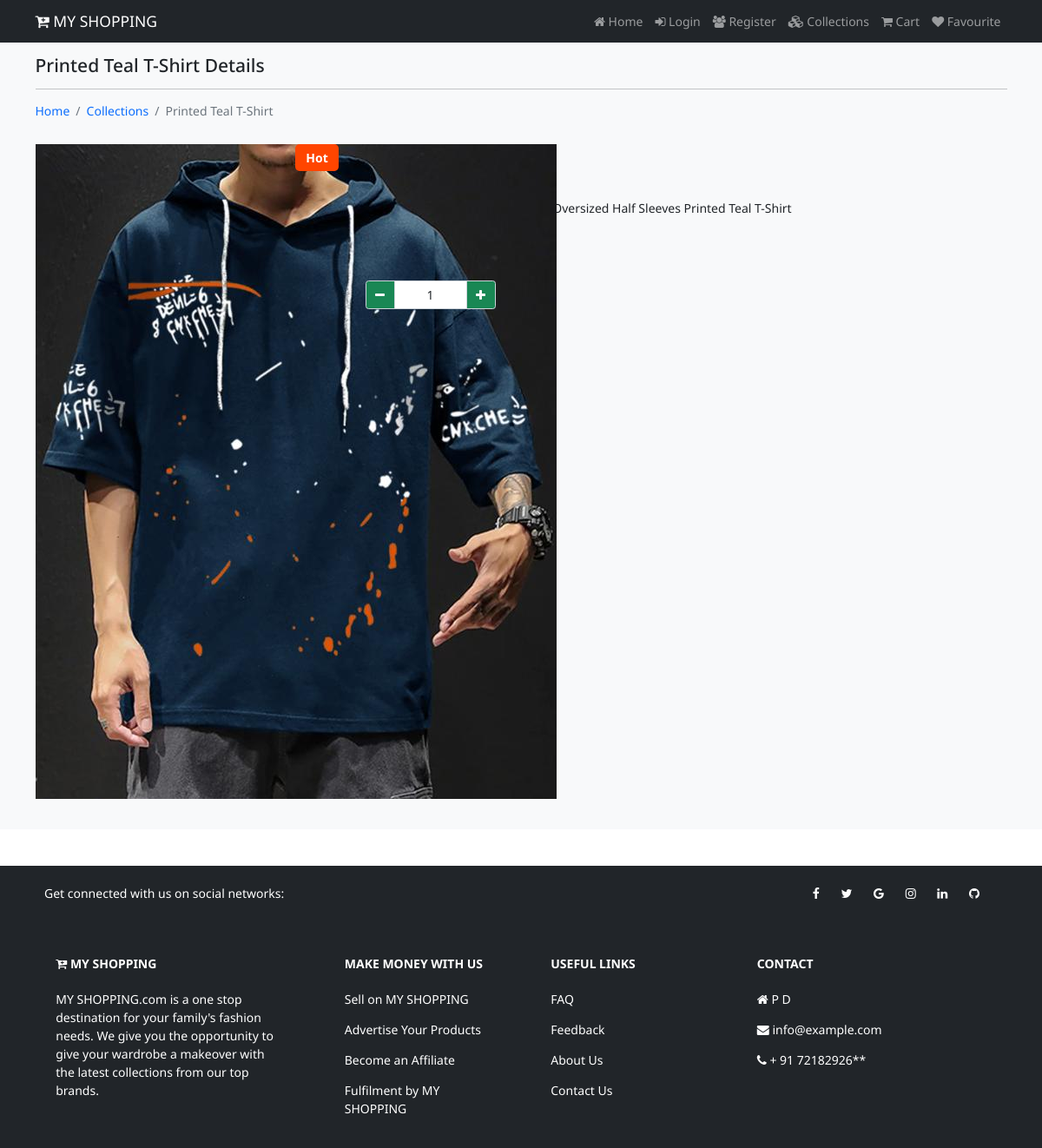
/collections/Tshirts/Printed Teal T-Shirt, run on the app's committed database.
### shop/models.py (models this page shows)
class Product(models.Model):
    category = models.ForeignKey(Catagory, on_delete=models.CASCADE)
    name = models.CharField(max_length=150, null=False, blank=False)
    vendor = models.CharField(max_length=150, null=False, blank=False)
    product_image = models.ImageField(upload_to=getFileName, null=True, blank=True)
    quantity = models.IntegerField(null=False, blank=False)
    original_price = models.FloatField(null=False, blank=False)
    selling_price = models.FloatField(null=False, blank=False)
    description = models.TextField(max_length=500, null=False, blank=False)
    status = models.BooleanField(default=False, help_text="0-show,1-Hidden")
    trending = models.BooleanField(default=False, help_text="0-default,1-Trending")
    created_at = models.DateTimeField(auto_now_add=True)
    def __str__(self):
        return self.name

### shop/views.py (the view)
# urls.py: path('collections/<str:cname>/<str:pname>', views.product_details, name="product_details"),
def product_details(request, cname, pname):
    if (Catagory.objects.filter(name=cname, status=0)):
        if (Product.objects.filter(name=pname, status=0)):
            products = Product.objects.filter(name=pname, status=0).first()
            return render(request, "shop/products/products_details.html", {"products": products})
        else:
            messages.error(request, "No Such Produtct Found")
            return redirect('collections')
    else:
        messages.error(request, "No Such Catagory Found")
        return redirect('collections')

### shop/templates/shop/products/products_details.html (shortened to what this page needs)
{% extends 'shop/layouts/main.html' %}
{% block content %}
<section class="bg-light py-4 my-5" style="min-height:600px;">
  <div class="container">
    <div class="row">
      <div class="col-12">
        <h4 class="mb-3">  {{products}} Details</h4>
        <hr style="border-color:#b8bfc2;">
        <nav aria-label="breadcrumb">
          <ol class="breadcrumb">
            <li class="breadcrumb-item"><a href="{% url 'home' %}">Home</a></li>
            <li class="breadcrumb-item"><a href="{% url 'collections' products.category.name  %}">Collections</a></li>
            <li class="breadcrumb-item active" aria-current="page">{{products}}</li>
          </ol>
        </nav>
      </div>
      <div class="col-4 my-3 pic-box">
        {% if products.trending %}
          <div class="hot">Hot</div>
          {% endif %}
          <img src="{{products.product_image.url}}"  class="card-image-top" alt="{{products}}">
      </div>
      <div class="col-8 my-3">
          <h5 class="text-success">{{products | upper}}</h5>
          <p>{{products.vendor}}</p>
          <p>{{products.description}}</p>
          <h6 class="my-2 text-danger">Current Price : Rs. <s>{{products.original_price}}</s></h6>
          <h5 class="my-2 text-primary">Offer Price   : Rs.{{products.selling_price}}</h5>
          <div class="my-3">
            {% if products.quantity > 0 %}
              <p>
                <div class="input-group" style="width:150px">
                  <button class="input-group-text bg-success text-light" id="btnMinus" ><i class="fa fa-minus"></i></button>
                    <input type="text" name="qty" id="txtQty" value="1" class="form-control text-center">
                  <button class="input-group-text bg-success text-light" id="btnPlus"><i class="fa fa-plus"></i></button>
                </div>
              </p>
             <button class="btn btn-primary" id="btnCart"> Add to Cart</button>
            {% else %}
            <button class="btn btn-secondary"><i class="fa fa-minus"></i> Out of Stock</button>
            {% endif %}
            <button class="btn btn-danger" id="btnFav"></button>
          </div>
      </div>
    </div>
  </div>
</section>
{% endblock content %}

### static/css/style.css (style rules this page uses)
html { font-size: 14px; }
body { font-family: 'Noto Sans', sans-serif; }
a { text-decoration: none; }
.pic-box { position: relative; }
.hot { background-color: orangered; color: white; width: 50px; text-align: center; font-weight: bold; display: inline; border-radius: 5px; padding: 5px; position: absolute; top: 0; right: 20px; z-index: 10; }

### data on the page
Product: name "Printed Teal T-Shirt", product_image (picture), description "EYEBOGLER Men's Hooded Neck Oversized Half Sleeves Printed Teal T-Shirt"
